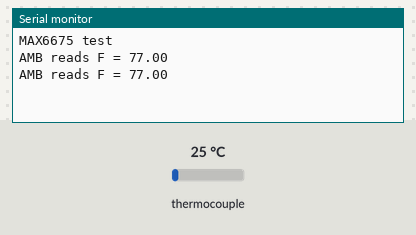
The sketch below on a simulated Arduino Uno, built with avr-gcc and run on an emulated ATmega328P. Shown: the last lines printed to the serial monitor. Inputs (shaded band) come from the test bench; at power-on: thermocouple 25 °C.

Above: at 1.8 s.
1.9 s: thermocouple set to 6 °C
At 2.4 s:
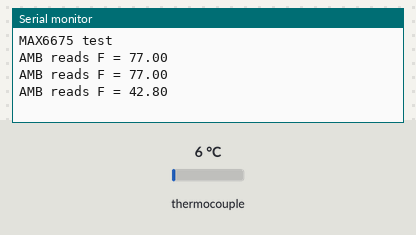
3.4 s: thermocouple set to 75 °C
At 4.8 s:
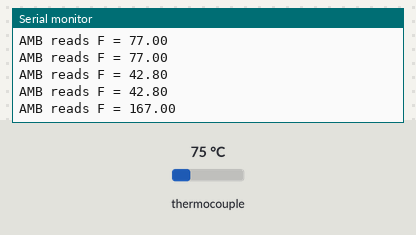
Timing chart, 0 to 6.4 s (numbered marks = the images above; inputs shaded):
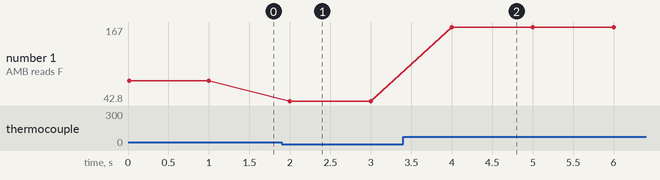

The sketch:

ThermProbeSPITest.ino
```cpp
#include <SPI.h> //not nessary for our project, do not need to include when we merge this into our main program
#include <max6675.h>

int tProbeDIn = 50; //SPI MISO, we do not need MOSI because the thermal probes dont give a damn.
int tProbeCLK = 52; //SPI Serial Clock

//Temp Probe SPI Chip Select Vars
int tProbeAMB = 26;
int tProbeMT1 = 27;
int tProbeMT2 = 28;

//Probe Declarations
MAX6675 ambientProbe(tProbeCLK, tProbeAMB, tProbeDIn);
MAX6675 meatOneProbe(tProbeCLK, tProbeMT1, tProbeDIn);
MAX6675 meatTwoProbe(tProbeCLK, tProbeMT2, tProbeDIn);

unsigned long tim;

void setup() {
  // put your setup code here, to run once:
  Serial.begin(9600);
  Serial.println("MAX6675 test");
}

void loop() {
  // put your main code here, to run repeatedly:

  tim = millis();
  if ((tim%1000) == 0) //every second
  {
     Serial.print("AMB reads F = ");
     Serial.println(ambientProbe.readFahrenheit());
     //Serial.print("Meat 1 Reads F = ");
     //Serial.println(meatOneProbe.readFahrenheit());
     //Serial.print("Meat 2 Reads F = ");
     //Serial.println(meatTwoProbe.readFahrenheit());
  }
}
```

Measured:
- after the input at 1.9 s, the serial monitor: prints a new line after 0.10 s (image 1)
- after the input at 3.4 s, the serial monitor: prints a new line after 0.60 s (image 2)
- plotted number 1: 77 → 42.8 after the input at 1.9 s, 42.8 → 167 after the input at 3.4 s
